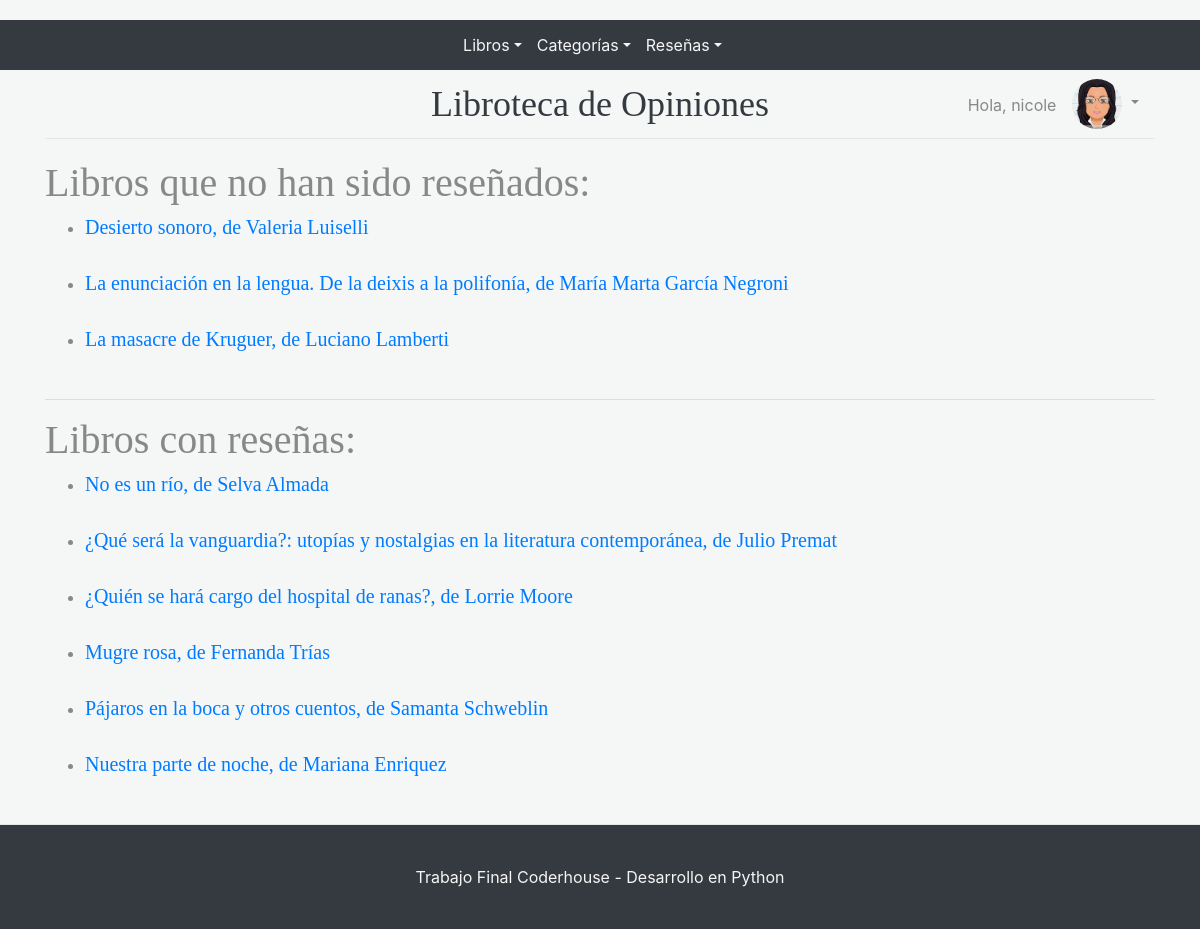
Before: /libros/listaLibros/ (signed in) with the older database file.
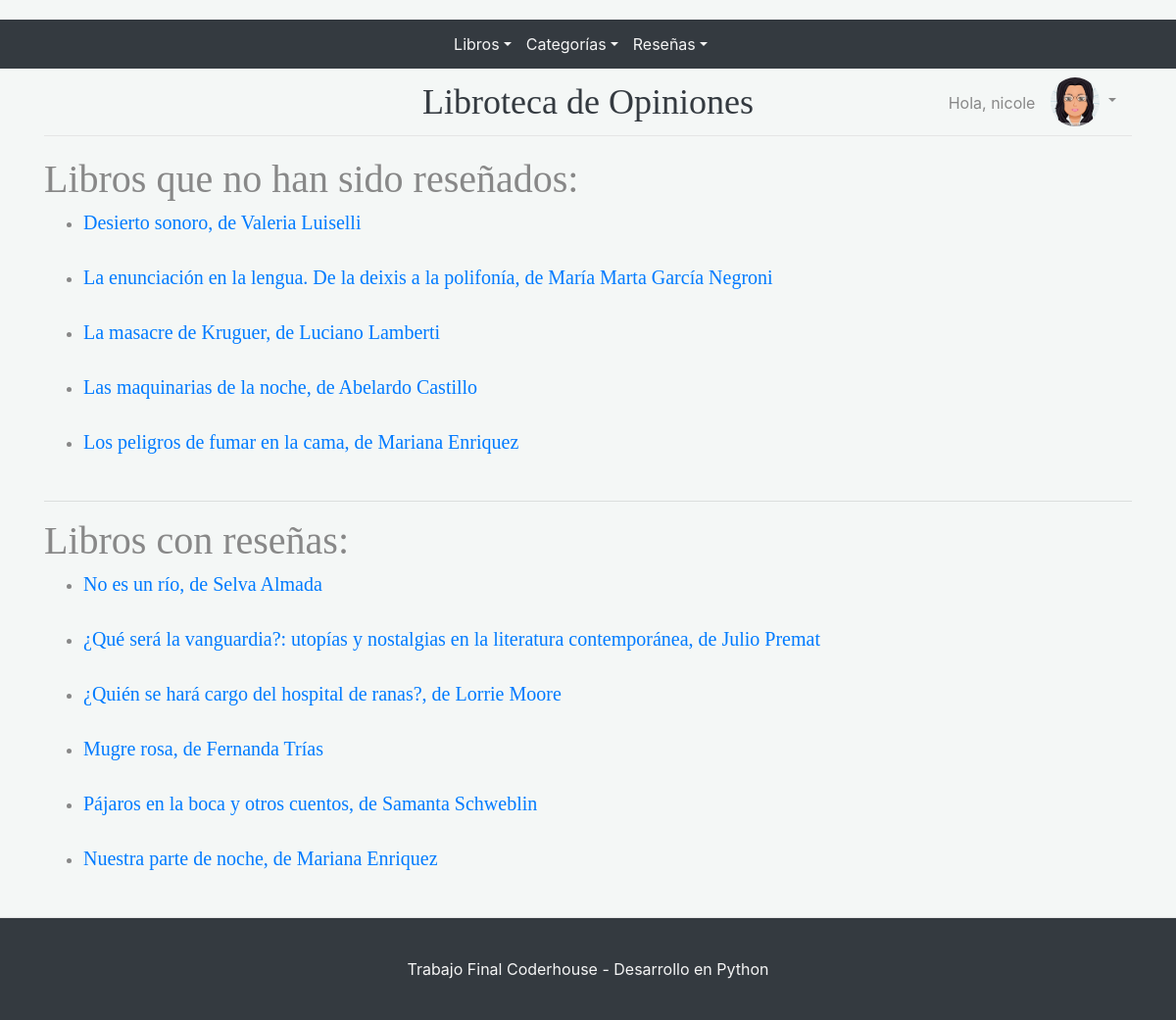
After: the same page with the newer database file.
### Libros/models.py (models this page shows, shortened)
class Libro(models.Model):
    titulo= models.CharField(max_length=100)
    isbn= models.CharField(max_length=30)
    fecha_publicacion = models.DateField()
    editorial = models.ForeignKey(Editorial,on_delete=models.CASCADE)
    autor = models.ForeignKey(Autor,on_delete=models.CASCADE)
    imagen=models.ImageField(upload_to="imagenesLibros", null=True)
    class Meta:
        ordering = ["titulo"]

class Autor(models.Model):
    nombre= models.CharField(max_length=30)
    apellido= models.CharField(max_length=30)
    class Meta:
        ordering = ["apellido"]

### Libros/views.py (the view)
# urls.py: path('listaLibros/', views.listaLibros, name='ListaLibros'),
def listaLibros(request):
    libros=Libro.objects.all()
    librosReseñados=[]
    librosNoReseñados=[]
    posts=Post.objects.all()
    for post in posts:
        libro=post.libro
        if libro not in librosReseñados:
            librosReseñados.append(libro)
    for libro in libros:
        if libro not in librosReseñados:
            librosNoReseñados.append(libro)
    return render(request, "libros/listaLibros.html", {"librosReseñados": librosReseñados, "librosNoReseñados":librosNoReseñados, "libros":libros})

### Libros/templates/Libros/listaLibros.html (shortened to what this page needs)
{% extends "Blog/padre.html" %}
{% load static %}
{% block cuerpodelapagina %}
{% if librosNoReseñados %}
<h1>Libros que no han sido reseñados: </h1>
<ul>
    {% for libro in librosNoReseñados %}
    <li><h5> <a href="{% url 'LibroVista' libro.id %}"> {{ libro.titulo }}, de {{ libro.autor.nombre }} {{ libro.autor.apellido }} </a>    </h5></li>
    <br>
    {% endfor %}
    {% endif %}
    </ul>
{% if librosReseñados %}
<hr>
<h1>Libros con reseñas: </h1>
<ul>
    {% for libro in librosReseñados %}
    <li><h5> <a href="{% url 'LibroVista' libro.id %}"> {{ libro.titulo }}, de {{ libro.autor.nombre }} {{ libro.autor.apellido }} </a>    </h5></li>
    <br>
    {% endfor %}
    {% endif %}
</ul>
    {% endblock %}

Changed rows visible on the page:
added Libro: titulo "Las maquinarias de la noche", autor.nombre "Abelardo", autor.apellido "Castillo", shown under "Libros que no han sido reseñados:"
added Libro: titulo "Los peligros de fumar en la cama", autor.nombre "Mariana", autor.apellido "Enriquez", shown under "Libros que no han sido reseñados:"
